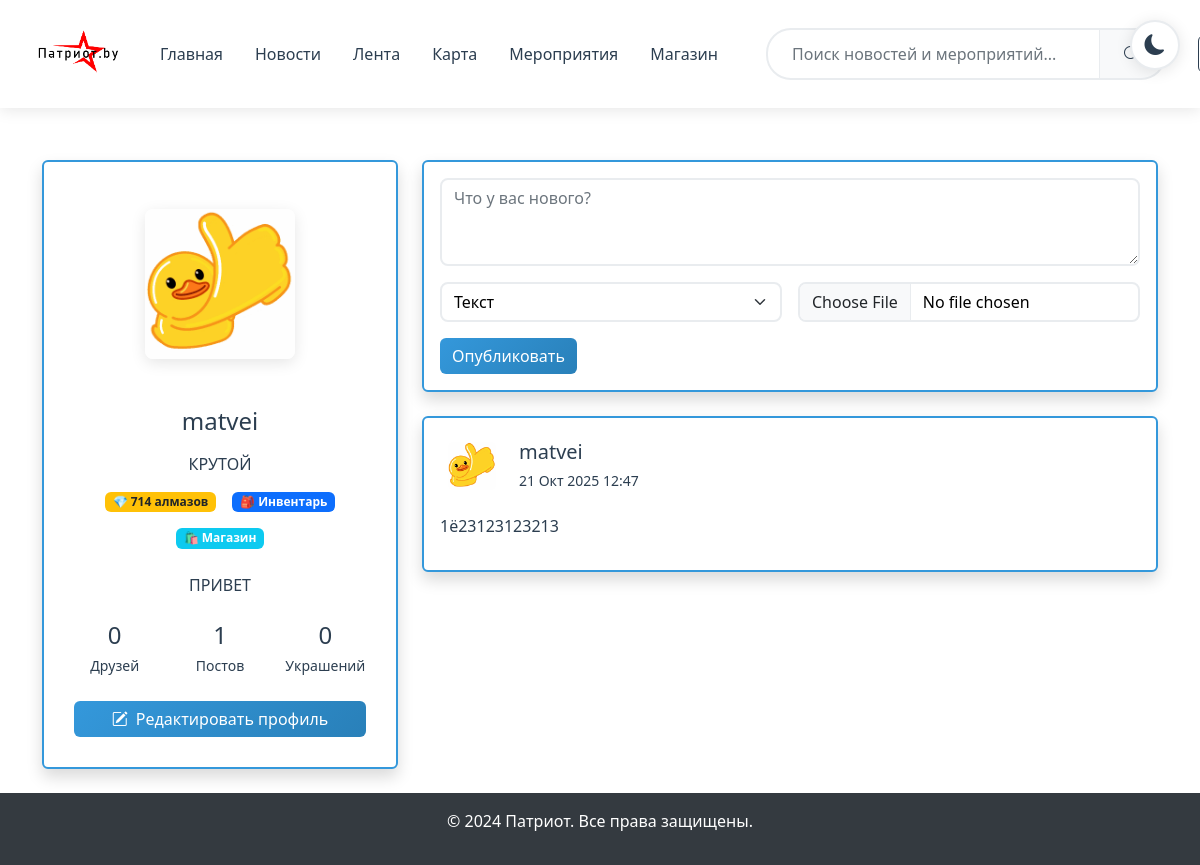
/profile/ (signed in), run on the app's committed database.
### app/models.py (models this page shows, shortened)
class UserProfile(models.Model):
    user = models.OneToOneField(User, on_delete=models.CASCADE)
    avatar = models.ImageField(upload_to='avatars/', null=True, blank=True)
    status = models.CharField(max_length=255, blank=True)
    bio = models.TextField(blank=True)
    diamonds = models.IntegerField(default=0)
    created_at = models.DateTimeField(auto_now_add=True)
    updated_at = models.DateTimeField(auto_now=True)
    active_avatar_frame = models.ForeignKey(ShopItem, on_delete=models.SET_NULL,
                                            null=True, blank=True,
                                            related_name='active_avatar_frames',
                                            verbose_name="Активная рамка аватарки",
                                            limit_choices_to={'category': 'avatar_frame'})
    active_profile_background = models.ForeignKey(ShopItem, on_delete=models.SET_NULL,
                                                  null=True, blank=True,
                                                  related_name='active_backgrounds',
                                                  verbose_name="Активный фон профиля",
                                                  limit_choices_to={'category': 'profile_background'})
    active_badge = models.ForeignKey(ShopItem, on_delete=models.SET_NULL,
                                     null=True, blank=True,
                                     related_name='active_badges',
                                     verbose_name="Активный значок",
                                     limit_choices_to={'category': 'badge'})
    def get_equipped_items(self):
        equipped_items = UserInventory.objects.filter(
            user=self.user,
            is_equipped=True
        ).select_related('item')
        return equipped_items

class Post(models.Model):
    POST_TYPES = [
        ('text', 'Текст'),
        ('image', 'Изображение'),
        ('video', 'Видео'),
        ('audio', 'Аудио'),
    ]
    author = models.ForeignKey(User, related_name='post_set', on_delete=models.CASCADE)
    content = models.TextField(verbose_name="Текст поста")
    post_type = models.CharField(max_length=10, choices=POST_TYPES, default='text')
    media_file = models.FileField(upload_to='posts/media/', blank=True, null=True)
    audio_cover = models.ImageField(upload_to='posts/audio_covers/', blank=True, null=True,
                                    verbose_name="Обложка аудио")
    created_at = models.DateTimeField(auto_now_add=True)
    updated_at = models.DateTimeField(auto_now=True)
    class Meta:
        ordering = ['-created_at']

### app/views.py (the view)
# urls.py: path('profile/', views.profile_view, name='profile'),
@login_required
def profile_view(request):
    return user_profile_view(request, request.user.username)

### app/templates/profile/profile.html (shortened to what this page needs)
{% extends 'base.html' %}
{% load static %}
{% load post_tags %}
{% block content %}
<div class="container mt-5">
    <div class="row">
        <div class="col-md-4">
            <div class="card shadow mb-4">
                <div class="card-body text-center" style="padding: 30px;">
                    <div class="avatar-container"
                         style="position: relative; display: inline-block; width: 184px; height: 184px; margin-bottom: 25px;"
                         onmouseover="showAvatarButtons()"
                         onmouseout="hideAvatarButtons()">
                        {% if profile.avatar %}
                            <img src="{{ profile.avatar.url }}?v={{ cache_buster }}"
                                 alt="Аватар"
                                 style="width: 150px; height: 150px; object-fit: cover; position: absolute; top: 17px; left: 17px; z-index: 1; border-radius: 8px;">
                        {% endif %}
                    </div>
                    <div class="d-flex align-items-center justify-content-center mb-3">
                        <h4 class="card-title mb-0">{{ user.username }}</h4>
                    </div>
                    {% if profile.status %}
                        <p class="mb-3">{{ profile.status }}</p>
                    {% else %}
                        <p class="mb-3">Статус не установлен</p>
                    {% endif %}
                    <div class="d-flex justify-content-center gap-3 mb-4 flex-wrap">
                        <span class="badge bg-warning text-dark diamonds-badge">
                            <span class="diamond-icon">💎</span> {{ profile.diamonds }} алмазов
                        </span>
                        {% if is_own_profile %}
                        <button class="badge bg-primary text-decoration-none border-0 inventory-badge" onclick="openInventory()">
                            <span class="inventory-icon">🎒</span> Инвентарь
                        </button>
                        <a href="{% url 'shop' %}" class="badge bg-info text-decoration-none shop-badge">
                            <span class="shop-icon">🛍️</span> Магазин
                        </a>
                        {% endif %}
                    </div>
                    {% if profile.bio %}
                        <p class="card-text mb-4">{{ profile.bio }}</p>
                    {% else %}
                        <p class="mb-4">Информация о себе не добавлена</p>
                    {% endif %}
                    <div class="row text-center mt-4">
                        <div class="col-4">
                            <h4 class="mb-1">{{ friends_count }}</h4>
                            <small>Друзей</small>
                        </div>
                        <div class="col-4">
                            <h4 class="mb-1">{{ posts_count }}</h4>
                            <small>Постов</small>
                        </div>
                        <div class="col-4">
                            <h4 class="mb-1">{{ equipped_items|length }}</h4>
                            <small>Украшений</small>
                        </div>
                    </div>
                    {% if is_own_profile %}
                    <div class="mt-4">
                        <button type="button" class="btn btn-primary w-100 edit-profile-btn" onclick="openEditProfileModal()">
                            <i class="bi bi-pencil-square me-2"></i>Редактировать профиль
                        </button>
                    </div>
                    {% endif %}
                </div>
            </div>
        </div>
        <div class="col-md-8">
            {% if is_own_profile %}
            <div class="card shadow mb-4">
                <div class="card-body">
                    <form method="post" action="{% url 'create_post' %}" enctype="multipart/form-data" id="create-post-form">
                        <div class="mb-3">
                            <textarea name="content" class="form-control" rows="3" placeholder="Что у вас нового?" required></textarea>
                        </div>
                        <div class="row g-3">
                            <div class="col-md-6">
                                <select name="post_type" class="form-select" id="postTypeSelect">
                                    <option value="text">Текст</option>
                                </select>
                            </div>
                            <div class="col-md-6">
                                <input type="file" name="media_file" class="form-control" id="mediaFileInput" accept="image/*,video/*,audio/*">
                            </div>
                        </div>
                        <div class="mt-3">
                            <button type="submit" class="btn btn-primary">
                                Опубликовать
                            </button>
                        </div>
                    </form>
                </div>
            </div>
            {% endif %}
            <div class="posts">
                {% if posts %}
                    {% for post in posts %}
                    <div class="card shadow mb-4">
                        <div class="card-body">
                            <div class="d-flex align-items-center mb-3">
                                <div style="position: relative; width: 64px; height: 64px; margin-right: 15px;">
                                    {% if post.author.userprofile.avatar %}
                                        <img src="{{ post.author.userprofile.avatar.url }}?v={{ cache_buster }}"
                                             alt="Аватар"
                                             style="width: 48px; height: 48px; object-fit: cover; position: absolute; top: 8px; left: 8px; z-index: 1; border-radius: 6px;">
                                    {% endif %}
                                </div>
                                <div>
                                    <h5 class="mb-1">{{ post.author.username }}</h5>
                                    <small>{{ post.created_at|date:"d M Y H:i" }}</small>
                                </div>
                            </div>
                            <p class="card-text mb-3">{{ post.content|linebreaksbr }}</p>
                        </div>
                    </div>
                    {% endfor %}
                {% endif %}
            </div>
        </div>
    </div>
</div>
{% endblock %}

### app/templates/base.html (shortened to what this page needs)
<!DOCTYPE html>
<html lang="ru" data-theme="light">
<head>
  <link href="https://cdn.jsdelivr.net/npm/bootstrap@5.3.8/dist/css/bootstrap.min.css" rel="stylesheet">
  <link rel="stylesheet" href="https://unpkg.com/leaflet@1.9.4/dist/leaflet.css" />
  <link rel="stylesheet" href="https://unpkg.com/leaflet.markercluster@1.5.3/dist/MarkerCluster.css" />
  <link rel="stylesheet" href="https://unpkg.com/leaflet.markercluster@1.5.3/dist/MarkerCluster.Default.css" />
  <link rel="stylesheet" href="https://cdn.jsdelivr.net/npm/bootstrap-icons@1.11.1/font/bootstrap-icons.css">
</head>
<body>
  <div class="theme-toggle-corner" id="themeToggleCorner" title="Переключить тему">
    <i class="bi bi-moon-fill"></i>
  </div>
  <div id="content">
    <header class="p-3">
        <div class="container header-container">
          <div class="d-flex flex-wrap align-items-center justify-content-center justify-content-lg-start">
            <a href="{% url 'home' %}" class="logo-container me-3">
               {% load static %}
              <img src="{% static 'Imagese/Без имени-1.png' %}" alt="Патриот" class="logo-image" id="themeLogo">
            </a>
            <ul class="nav col-12 col-lg-auto me-lg-auto mb-2 justify-content-center mb-md-0">
              <li><a href="{% url 'home' %}" class="nav-link px-2">Главная</a></li>
              <li><a href="{% url 'news_list' %}" class="nav-link px-2">Новости</a></li>
              <li><a href="{% url 'feed' %}" class="nav-link px-2">Лента</a></li>
              <li><a href="{% url 'historical_map' %}" class="nav-link px-2">Карта</a></li>
              <li><a href="{% url 'courses_list' %}" class="nav-link px-2">Мероприятия</a></li>
              <li><a href="/shop/" class="nav-link px-2">Магазин</a></li>
            </ul>
            <form class="search-form" action="{% url 'search_news' %}" method="get" id="searchForm">
              <div class="input-group search-input-group">
                <input type="search" name="q" class="form-control search-input" placeholder="Поиск новостей и мероприятий..."
                       aria-label="Search" id="searchInput" value="{{ request.GET.q }}" autocomplete="off">
                <button type="submit" class="btn btn-outline-secondary search-btn">
                </button>
              </div>
            </form>
            <div class="text-end header-buttons">
              {% if user.is_authenticated %}
                <a href="{% url 'profile' %}" class="btn btn-outline-light me-2">
                </a>
              {% else %}
                <div class="d-flex align-items-center">
                  <a href="{% url 'login' %}" class="btn btn-outline-light me-2">Войти</a>
                  <a href="{% url 'register' %}" class="btn btn-warning">Зарегистрироваться</a>
                </div>
              {% endif %}
            </div>
          </div>
        </div>
      </header>
      <main class="main-content">
        {% block content %}
        {% endblock %}
      </main>
      <footer class="footer">
        <div class="container">
          <p>&copy; 2024 Патриот. Все права защищены.</p>
        </div>
      </footer>
  </div>
</body>
</html>

### data on the page
UserProfile: avatar (picture), status "КРУТОЙ", diamonds "714", bio "ПРИВЕТ"
Post: author.userprofile.avatar (picture), author.username "matvei", created_at "21 Окт 2025 12:47", content "1ё23123123213"

### other printed values
{{ user.username }} "matvei"
{{ friends_count }} "0"
{{ posts_count }} "1"
{{ equipped_items|length }} "0"
